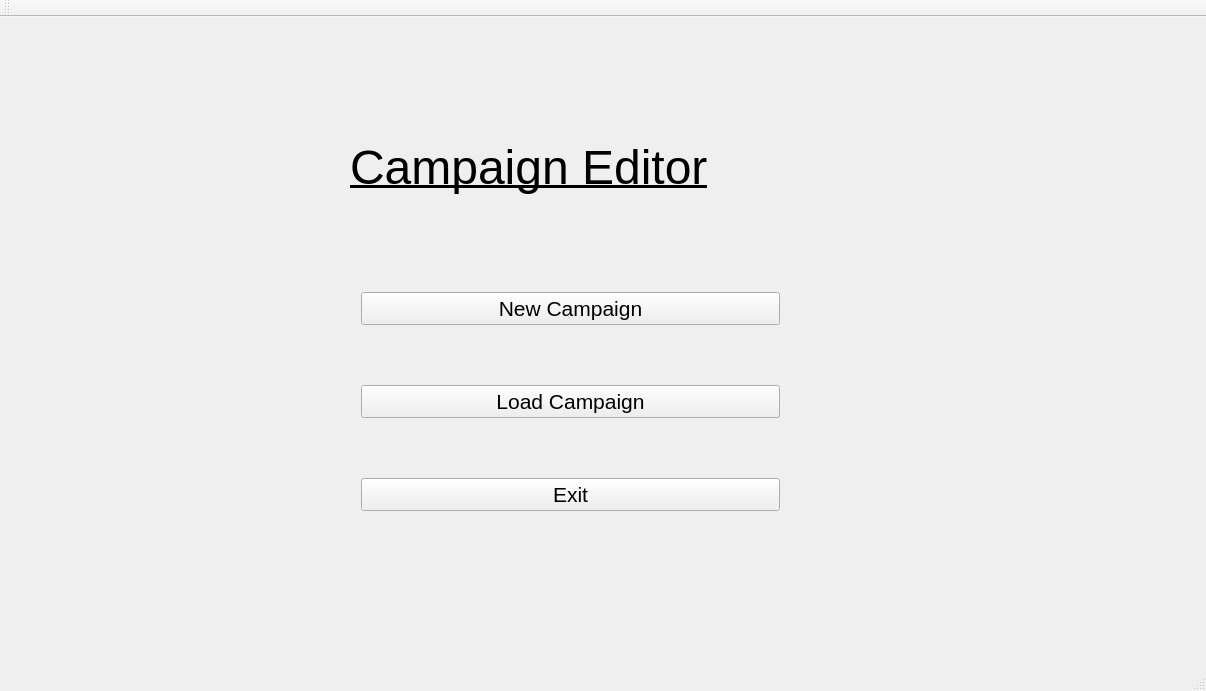
<?xml version="1.0" encoding="UTF-8"?>
<ui version="4.0">
 <class>CampaignEditorClass</class>
 <widget class="QMainWindow" name="CampaignEditorClass">
  <property name="geometry">
   <rect>
    <x>0</x>
    <y>0</y>
    <width>1206</width>
    <height>691</height>
   </rect>
  </property>
  <property name="windowTitle">
   <string>CampaignEditor</string>
  </property>
  <widget class="QWidget" name="centralWidget">
   <widget class="QStackedWidget" name="stackedWidget">
    <property name="geometry">
     <rect>
      <x>50</x>
      <y>0</y>
      <width>1091</width>
      <height>641</height>
     </rect>
    </property>
    <property name="currentIndex">
     <number>0</number>
    </property>
    <widget class="QWidget" name="widget_mainPage">
     <widget class="QLabel" name="label_mainPage_title">
      <property name="geometry">
       <rect>
        <x>300</x>
        <y>30</y>
        <width>851</width>
        <height>241</height>
       </rect>
      </property>
      <property name="font">
       <font>
        <family>Arial</family>
        <pointsize>36</pointsize>
        <underline>true</underline>
       </font>
      </property>
      <property name="text">
       <string>Campaign Editor</string>
      </property>
     </widget>
     <widget class="QWidget" name="layoutWidget">
      <property name="geometry">
       <rect>
        <x>300</x>
        <y>210</y>
        <width>441</width>
        <height>351</height>
       </rect>
      </property>
      <layout class="QVBoxLayout" name="layout_mainMenu">
       <item>
        <widget class="QPushButton" name="button_mainPage_newCampaign">
         <property name="font">
          <font>
           <family>Arial</family>
           <pointsize>16</pointsize>
          </font>
         </property>
         <property name="text">
          <string>New Campaign</string>
         </property>
        </widget>
       </item>
       <item>
        <widget class="QPushButton" name="button_mainPage_loadCampaign">
         <property name="font">
          <font>
           <family>Arial</family>
           <pointsize>16</pointsize>
          </font>
         </property>
         <property name="text">
          <string>Load Campaign</string>
         </property>
        </widget>
       </item>
       <item>
        <widget class="QPushButton" name="button_mainPage_exit">
         <property name="font">
          <font>
           <family>Arial</family>
           <pointsize>16</pointsize>
          </font>
         </property>
         <property name="text">
          <string>Exit</string>
         </property>
        </widget>
       </item>
      </layout>
     </widget>
    </widget>
    <widget class="QWidget" name="widget_createNewCampaign">
     <widget class="QLabel" name="label_createNewCampaign_title">
      <property name="enabled">
       <bool>true</bool>
      </property>
      <property name="geometry">
       <rect>
        <x>370</x>
        <y>20</y>
        <width>701</width>
        <height>241</height>
       </rect>
      </property>
      <property name="font">
       <font>
        <family>Arial</family>
        <pointsize>36</pointsize>
        <underline>true</underline>
       </font>
      </property>
      <property name="text">
       <string>New Campaign</string>
      </property>
     </widget>
     <widget class="QGroupBox" name="newCampaignInput">
      <property name="geometry">
       <rect>
        <x>250</x>
        <y>230</y>
        <width>571</width>
        <height>191</height>
       </rect>
      </property>
      <property name="title">
       <string/>
      </property>
      <widget class="QLineEdit" name="input_createNewCampaign_campaignName">
       <property name="geometry">
        <rect>
         <x>90</x>
         <y>40</y>
         <width>401</width>
         <height>31</height>
        </rect>
       </property>
      </widget>
      <widget class="QLabel" name="label_createNewCampaign_nameInput">
       <property name="geometry">
        <rect>
         <x>100</x>
         <y>10</y>
         <width>181</width>
         <height>21</height>
        </rect>
       </property>
       <property name="font">
        <font>
         <family>Arial</family>
        </font>
       </property>
       <property name="text">
        <string>Campaign Name</string>
       </property>
      </widget>
      <widget class="QPushButton" name="button_createNewCampaign_createCampaign">
       <property name="geometry">
        <rect>
         <x>160</x>
         <y>100</y>
         <width>221</width>
         <height>71</height>
        </rect>
       </property>
       <property name="font">
        <font>
         <family>Arial</family>
         <pointsize>12</pointsize>
        </font>
       </property>
       <property name="text">
        <string>Start</string>
       </property>
      </widget>
     </widget>
    </widget>
    <widget class="QWidget" name="widget_addMap">
     <widget class="QPushButton" name="button_addMap_load">
      <property name="geometry">
       <rect>
        <x>700</x>
        <y>390</y>
        <width>201</width>
        <height>51</height>
       </rect>
      </property>
      <property name="font">
       <font>
        <family>Goudy Stout</family>
        <pointsize>12</pointsize>
       </font>
      </property>
      <property name="text">
       <string>Add Map</string>
      </property>
     </widget>
     <widget class="QListView" name="list_addMap_mapList">
      <property name="geometry">
       <rect>
        <x>130</x>
        <y>80</y>
        <width>361</width>
        <height>511</height>
       </rect>
      </property>
      <property name="font">
       <font>
        <family>Goudy Stout</family>
        <pointsize>12</pointsize>
       </font>
      </property>
     </widget>
     <widget class="QLabel" name="label_addMap_title">
      <property name="geometry">
       <rect>
        <x>380</x>
        <y>20</y>
        <width>321</width>
        <height>21</height>
       </rect>
      </property>
      <property name="font">
       <font>
        <family>Arial</family>
        <pointsize>16</pointsize>
       </font>
      </property>
      <property name="text">
       <string>Add Map Menu</string>
      </property>
     </widget>
     <widget class="QSpinBox" name="input_addMap_mapNumber">
      <property name="geometry">
       <rect>
        <x>740</x>
        <y>230</y>
        <width>111</width>
        <height>71</height>
       </rect>
      </property>
      <property name="font">
       <font>
        <family>Goudy Stout</family>
        <pointsize>12</pointsize>
       </font>
      </property>
     </widget>
     <widget class="QPushButton" name="button_addMap_exit">
      <property name="geometry">
       <rect>
        <x>700</x>
        <y>470</y>
        <width>201</width>
        <height>51</height>
       </rect>
      </property>
      <property name="font">
       <font>
        <family>Goudy Stout</family>
        <pointsize>12</pointsize>
       </font>
      </property>
      <property name="text">
       <string>Exit</string>
      </property>
     </widget>
    </widget>
    <widget class="QWidget" name="widget_loadCampaign">
     <widget class="QPushButton" name="button_loadCampaign_load">
      <property name="geometry">
       <rect>
        <x>700</x>
        <y>400</y>
        <width>261</width>
        <height>51</height>
       </rect>
      </property>
      <property name="font">
       <font>
        <family>Arial</family>
        <pointsize>12</pointsize>
       </font>
      </property>
      <property name="text">
       <string>load Campaign</string>
      </property>
     </widget>
     <widget class="QPushButton" name="button_loadCampaign_exit">
      <property name="geometry">
       <rect>
        <x>700</x>
        <y>480</y>
        <width>261</width>
        <height>51</height>
       </rect>
      </property>
      <property name="font">
       <font>
        <family>Arial</family>
        <pointsize>12</pointsize>
       </font>
      </property>
      <property name="text">
       <string>Exit</string>
      </property>
     </widget>
     <widget class="QLabel" name="label_loadCampaign_title">
      <property name="geometry">
       <rect>
        <x>380</x>
        <y>30</y>
        <width>321</width>
        <height>21</height>
       </rect>
      </property>
      <property name="font">
       <font>
        <family>Arial</family>
        <pointsize>16</pointsize>
       </font>
      </property>
      <property name="text">
       <string>Load Campaign Menu</string>
      </property>
     </widget>
     <widget class="QListView" name="list_loadCampaign_campaignList">
      <property name="geometry">
       <rect>
        <x>130</x>
        <y>90</y>
        <width>361</width>
        <height>511</height>
       </rect>
      </property>
      <property name="font">
       <font>
        <family>Goudy Stout</family>
        <pointsize>12</pointsize>
       </font>
      </property>
     </widget>
    </widget>
    <widget class="QWidget" name="widget_campaignEditor">
     <widget class="QLabel" name="label_campaignEditor_title">
      <property name="geometry">
       <rect>
        <x>430</x>
        <y>30</y>
        <width>371</width>
        <height>51</height>
       </rect>
      </property>
      <property name="font">
       <font>
        <family>Arial</family>
        <pointsize>16</pointsize>
       </font>
      </property>
      <property name="text">
       <string>Campaign Editor</string>
      </property>
     </widget>
     <widget class="QPushButton" name="button_campaignEditor_save">
      <property name="geometry">
       <rect>
        <x>580</x>
        <y>520</y>
        <width>131</width>
        <height>61</height>
       </rect>
      </property>
      <property name="text">
       <string>Save</string>
      </property>
     </widget>
     <widget class="QPushButton" name="button_campaignEditor_exit">
      <property name="geometry">
       <rect>
        <x>810</x>
        <y>520</y>
        <width>131</width>
        <height>61</height>
       </rect>
      </property>
      <property name="text">
       <string>Exit</string>
      </property>
     </widget>
     <widget class="QGroupBox" name="box_campaignEditor_changeOrder">
      <property name="geometry">
       <rect>
        <x>540</x>
        <y>90</y>
        <width>441</width>
        <height>191</height>
       </rect>
      </property>
      <property name="title">
       <string>Change order</string>
      </property>
      <widget class="QLabel" name="label_campaignEditor_firstMap">
       <property name="geometry">
        <rect>
         <x>50</x>
         <y>60</y>
         <width>49</width>
         <height>16</height>
        </rect>
       </property>
       <property name="text">
        <string>1st Map</string>
       </property>
      </widget>
      <widget class="QSpinBox" name="input_campaignEditor_secondMap">
       <property name="geometry">
        <rect>
         <x>180</x>
         <y>90</y>
         <width>71</width>
         <height>41</height>
        </rect>
       </property>
      </widget>
      <widget class="QSpinBox" name="input_campaignEditor_firstMap">
       <property name="geometry">
        <rect>
         <x>40</x>
         <y>90</y>
         <width>71</width>
         <height>41</height>
        </rect>
       </property>
      </widget>
      <widget class="QLabel" name="label_campaignEditor_secondMap">
       <property name="geometry">
        <rect>
         <x>180</x>
         <y>60</y>
         <width>61</width>
         <height>16</height>
        </rect>
       </property>
       <property name="text">
        <string>2nd Map</string>
       </property>
      </widget>
      <widget class="QPushButton" name="button_campaignEditor_changeOrder">
       <property name="geometry">
        <rect>
         <x>330</x>
         <y>90</y>
         <width>81</width>
         <height>41</height>
        </rect>
       </property>
       <property name="text">
        <string>Place Wall</string>
       </property>
      </widget>
     </widget>
     <widget class="QListView" name="list_campaignEditor_mapList">
      <property name="geometry">
       <rect>
        <x>50</x>
        <y>90</y>
        <width>341</width>
        <height>531</height>
       </rect>
      </property>
     </widget>
     <widget class="QGroupBox" name="groupBox">
      <property name="geometry">
       <rect>
        <x>540</x>
        <y>320</y>
        <width>441</width>
        <height>151</height>
       </rect>
      </property>
      <property name="title">
       <string>Remove map</string>
      </property>
      <widget class="QPushButton" name="button_campaignEditor_removeMap">
       <property name="geometry">
        <rect>
         <x>250</x>
         <y>70</y>
         <width>121</width>
         <height>41</height>
        </rect>
       </property>
       <property name="text">
        <string>Remove</string>
       </property>
      </widget>
      <widget class="QSpinBox" name="input_campaignEditor_mapNumber">
       <property name="geometry">
        <rect>
         <x>70</x>
         <y>60</y>
         <width>101</width>
         <height>51</height>
        </rect>
       </property>
      </widget>
      <widget class="QLabel" name="label_campaignEditor_mapNumber">
       <property name="geometry">
        <rect>
         <x>80</x>
         <y>30</y>
         <width>71</width>
         <height>16</height>
        </rect>
       </property>
       <property name="text">
        <string>Map Number</string>
       </property>
      </widget>
     </widget>
     <widget class="QPushButton" name="button_campaignEditor_addMap">
      <property name="geometry">
       <rect>
        <x>430</x>
        <y>150</y>
        <width>75</width>
        <height>71</height>
       </rect>
      </property>
      <property name="text">
       <string>Add Map</string>
      </property>
     </widget>
    </widget>
   </widget>
  </widget>
  <widget class="QMenuBar" name="menuBar">
   <property name="geometry">
    <rect>
     <x>0</x>
     <y>0</y>
     <width>1206</width>
     <height>33</height>
    </rect>
   </property>
  </widget>
  <widget class="QToolBar" name="mainToolBar">
   <attribute name="toolBarArea">
    <enum>TopToolBarArea</enum>
   </attribute>
   <attribute name="toolBarBreak">
    <bool>false</bool>
   </attribute>
  </widget>
  <widget class="QStatusBar" name="statusBar"/>
 </widget>
 <layoutdefault spacing="6" margin="11"/>
 <resources/>
 <connections/>
</ui>
